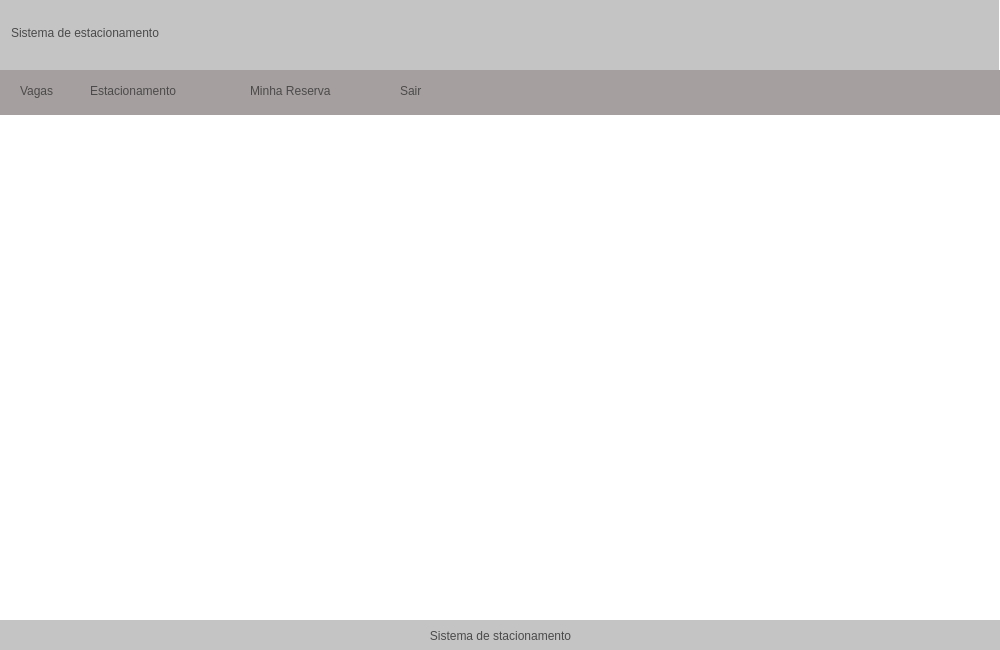
<?xml version="1.0" encoding="UTF-8"?>
<ui version="4.0">
 <class>HomeCliente</class>
 <widget class="QMainWindow" name="HomeCliente">
  <property name="geometry">
   <rect>
    <x>0</x>
    <y>0</y>
    <width>1000</width>
    <height>650</height>
   </rect>
  </property>
  <property name="minimumSize">
   <size>
    <width>1000</width>
    <height>650</height>
   </size>
  </property>
  <property name="maximumSize">
   <size>
    <width>1000</width>
    <height>650</height>
   </size>
  </property>
  <property name="windowTitle">
   <string>Sistema de estacionamento - Página Inicial</string>
  </property>
  <property name="windowIcon">
   <iconset>
    <normaloff>../../../../../.designer/ES - projeto/img/seguro-de-automovel.png</normaloff>../../../../../.designer/ES - projeto/img/seguro-de-automovel.png</iconset>
  </property>
  <property name="styleSheet">
   <string notr="true">background-color: rgb(255, 255, 255);</string>
  </property>
  <widget class="QWidget" name="centralwidget">
   <widget class="QLabel" name="label">
    <property name="geometry">
     <rect>
      <x>-2</x>
      <y>-5</y>
      <width>1001</width>
      <height>75</height>
     </rect>
    </property>
    <property name="styleSheet">
     <string notr="true">background-color: rgb(196, 196, 196);
color: rgb(75, 74, 74);
font: 24pt &quot;Segoe UI&quot;;
padding: 10px;
border:none;</string>
    </property>
    <property name="text">
     <string>Sistema de estacionamento</string>
    </property>
   </widget>
   <widget class="QGroupBox" name="groupBox">
    <property name="geometry">
     <rect>
      <x>0</x>
      <y>70</y>
      <width>1001</width>
      <height>45</height>
     </rect>
    </property>
    <property name="styleSheet">
     <string notr="true">background-color: rgb(166, 159, 159);
padding-inline:10px;
border:none;</string>
    </property>
    <property name="title">
     <string/>
    </property>
    <widget class="QPushButton" name="btnVagas">
     <property name="geometry">
      <rect>
       <x>20</x>
       <y>0</y>
       <width>61</width>
       <height>41</height>
      </rect>
     </property>
     <property name="cursor">
      <cursorShape>PointingHandCursor</cursorShape>
     </property>
     <property name="styleSheet">
      <string notr="true">color: rgb(75, 74, 74);
font: 14pt &quot;Segoe UI&quot;;
text-align: left;</string>
     </property>
     <property name="text">
      <string>Vagas</string>
     </property>
    </widget>
    <widget class="QPushButton" name="btnEstacionamento">
     <property name="geometry">
      <rect>
       <x>90</x>
       <y>0</y>
       <width>161</width>
       <height>41</height>
      </rect>
     </property>
     <property name="cursor">
      <cursorShape>PointingHandCursor</cursorShape>
     </property>
     <property name="styleSheet">
      <string notr="true">color: rgb(75, 74, 74);
font: 14pt &quot;Segoe UI&quot;;
text-align: left;</string>
     </property>
     <property name="text">
      <string>Estacionamento</string>
     </property>
    </widget>
    <widget class="QPushButton" name="btnMinhaReserva">
     <property name="geometry">
      <rect>
       <x>250</x>
       <y>0</y>
       <width>161</width>
       <height>41</height>
      </rect>
     </property>
     <property name="cursor">
      <cursorShape>PointingHandCursor</cursorShape>
     </property>
     <property name="styleSheet">
      <string notr="true">color: rgb(75, 74, 74);
font: 14pt &quot;Segoe UI&quot;;
text-align: left;</string>
     </property>
     <property name="text">
      <string>Minha Reserva</string>
     </property>
    </widget>
    <widget class="QPushButton" name="btnSair">
     <property name="geometry">
      <rect>
       <x>400</x>
       <y>0</y>
       <width>41</width>
       <height>41</height>
      </rect>
     </property>
     <property name="cursor">
      <cursorShape>PointingHandCursor</cursorShape>
     </property>
     <property name="styleSheet">
      <string notr="true">color: rgb(75, 74, 74);
font: 14pt &quot;Segoe UI&quot;;
text-align: left;</string>
     </property>
     <property name="text">
      <string>Sair</string>
     </property>
    </widget>
   </widget>
   <widget class="QLabel" name="label_2">
    <property name="geometry">
     <rect>
      <x>0</x>
      <y>620</y>
      <width>1001</width>
      <height>31</height>
     </rect>
    </property>
    <property name="styleSheet">
     <string notr="true">background-color: rgb(196, 196, 196);
color: rgb(75, 74, 74);
</string>
    </property>
    <property name="text">
     <string>Sistema de stacionamento</string>
    </property>
    <property name="alignment">
     <set>Qt::AlignCenter</set>
    </property>
   </widget>
   <widget class="QLabel" name="fundo">
    <property name="geometry">
     <rect>
      <x>10</x>
      <y>130</y>
      <width>941</width>
      <height>321</height>
     </rect>
    </property>
    <property name="text">
     <string/>
    </property>
    <property name="pixmap">
     <pixmap>imagens/carro.png</pixmap>
    </property>
    <property name="alignment">
     <set>Qt::AlignCenter</set>
    </property>
   </widget>
  </widget>
  <widget class="QMenuBar" name="menubar">
   <property name="geometry">
    <rect>
     <x>0</x>
     <y>0</y>
     <width>1000</width>
     <height>22</height>
    </rect>
   </property>
  </widget>
 </widget>
 <resources/>
 <connections/>
</ui>
